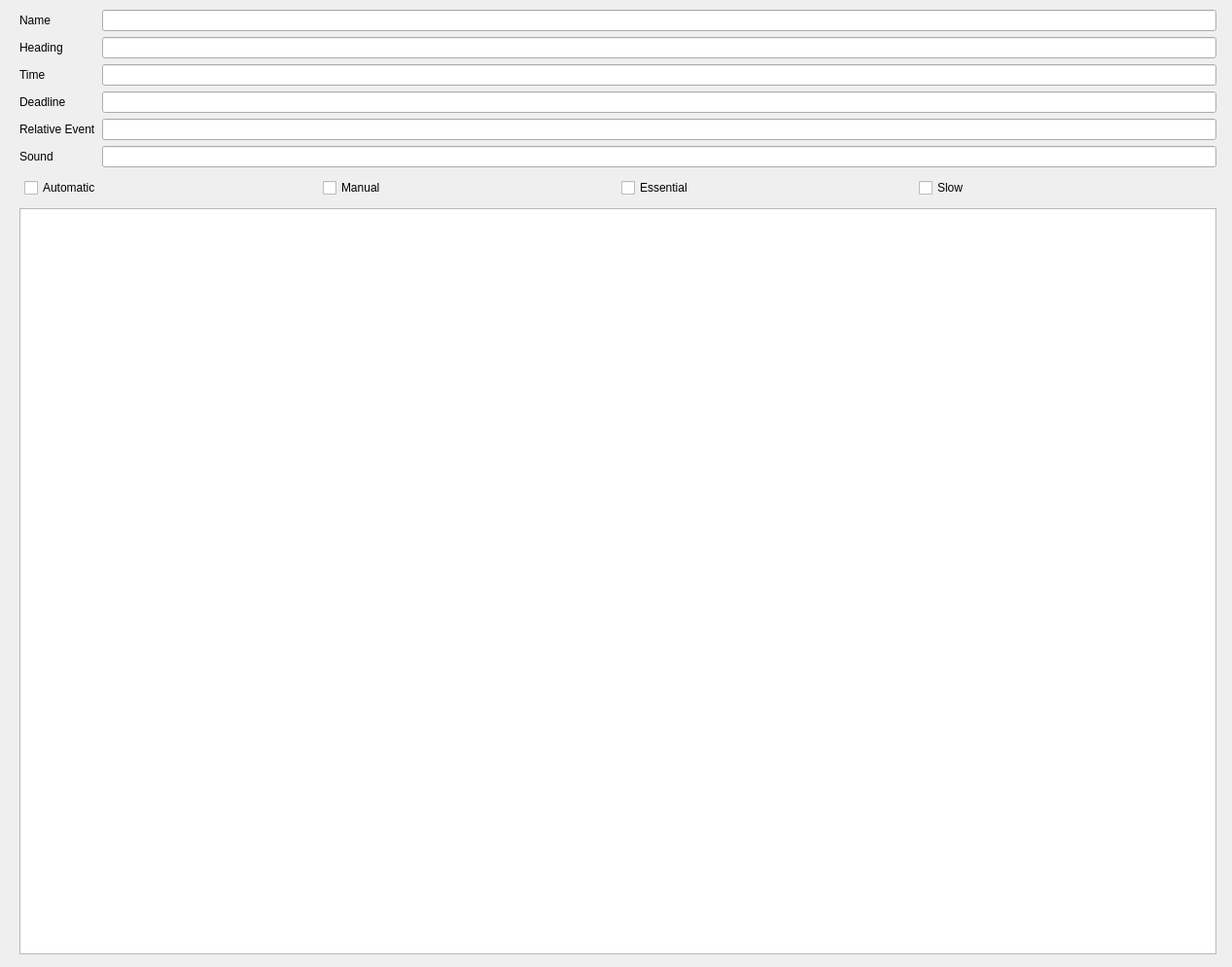
<?xml version="1.0" encoding="UTF-8"?>
<ui version="4.0">
 <class>editWidget</class>
 <widget class="QWidget" name="editWidget">
  <property name="geometry">
   <rect>
    <x>0</x>
    <y>0</y>
    <width>1267</width>
    <height>994</height>
   </rect>
  </property>
  <property name="windowTitle">
   <string>Form</string>
  </property>
  <widget class="QWidget" name="verticalLayoutWidget">
   <property name="geometry">
    <rect>
     <x>20</x>
     <y>10</y>
     <width>1231</width>
     <height>971</height>
    </rect>
   </property>
   <layout class="QVBoxLayout" name="verticalLayout">
    <item>
     <layout class="QFormLayout" name="formLayout">
      <property name="fieldGrowthPolicy">
       <enum>QFormLayout::FieldGrowthPolicy::ExpandingFieldsGrow</enum>
      </property>
      <item row="0" column="0">
       <widget class="QLabel" name="nameLabel">
        <property name="text">
         <string>Name</string>
        </property>
       </widget>
      </item>
      <item row="0" column="1">
       <widget class="QLineEdit" name="lineEdit_2">
        <property name="maxLength">
         <number>255</number>
        </property>
       </widget>
      </item>
      <item row="1" column="0">
       <widget class="QLabel" name="headingLabel">
        <property name="text">
         <string>Heading</string>
        </property>
       </widget>
      </item>
      <item row="1" column="1">
       <widget class="QLineEdit" name="lineEdit_3"/>
      </item>
      <item row="2" column="0">
       <widget class="QLabel" name="label">
        <property name="text">
         <string>Time</string>
        </property>
       </widget>
      </item>
      <item row="2" column="1">
       <widget class="QLineEdit" name="lineEdit"/>
      </item>
      <item row="3" column="0">
       <widget class="QLabel" name="label_2">
        <property name="text">
         <string>Deadline</string>
        </property>
       </widget>
      </item>
      <item row="3" column="1">
       <widget class="QLineEdit" name="lineEdit_4"/>
      </item>
      <item row="4" column="0">
       <widget class="QLabel" name="label_3">
        <property name="text">
         <string>Relative Event</string>
        </property>
       </widget>
      </item>
      <item row="4" column="1">
       <widget class="QLineEdit" name="lineEdit_5"/>
      </item>
      <item row="5" column="0">
       <widget class="QLabel" name="label_4">
        <property name="text">
         <string>Sound</string>
        </property>
       </widget>
      </item>
      <item row="5" column="1">
       <widget class="QLineEdit" name="lineEdit_6"/>
      </item>
     </layout>
    </item>
    <item>
     <layout class="QHBoxLayout" name="horizontalLayout">
      <property name="leftMargin">
       <number>5</number>
      </property>
      <property name="topMargin">
       <number>5</number>
      </property>
      <property name="rightMargin">
       <number>5</number>
      </property>
      <property name="bottomMargin">
       <number>5</number>
      </property>
      <item>
       <widget class="QCheckBox" name="checkBox">
        <property name="text">
         <string>Automatic</string>
        </property>
       </widget>
      </item>
      <item>
       <widget class="QCheckBox" name="checkBox_2">
        <property name="text">
         <string>Manual</string>
        </property>
       </widget>
      </item>
      <item>
       <widget class="QCheckBox" name="checkBox_3">
        <property name="text">
         <string>Essential</string>
        </property>
       </widget>
      </item>
      <item>
       <widget class="QCheckBox" name="checkBox_4">
        <property name="text">
         <string>Slow</string>
        </property>
       </widget>
      </item>
     </layout>
    </item>
    <item>
     <widget class="QTableWidget" name="tableWidget"/>
    </item>
   </layout>
  </widget>
 </widget>
 <resources/>
 <connections/>
</ui>
